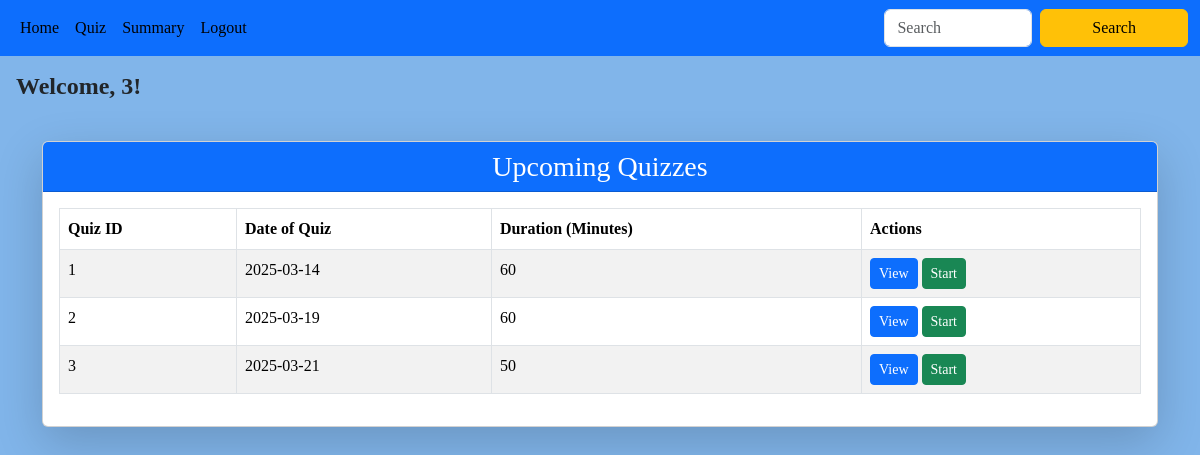
The page /user/3 on the database its author committed.
### backend/models.py (models this page shows)
class Quiz(db.Model):
    __tablename__ = "quiz"
    id = db.Column(db.Integer, primary_key=True)
    date_of_quiz = db.Column(db.Date, nullable=False)
    time_duration_minutes = db.Column(db.Integer, nullable=False)
    chapter_id = db.Column(db.Integer, db.ForeignKey("chapter.id"), nullable=False, index=True)
    remark = db.Column(db.String(), nullable=True ,default="No remark")
    questions = db.relationship("Question", cascade="all,delete", backref="quiz", lazy=True)
    scores = db.relationship("Score", cascade="all,delete", backref="quiz", lazy=True)

### backend/controller.py (the view)
@app.route("/user/<id>")
def user_dashboard(id):
    quizzes=get_quiz()
    return render_template("user.html",id=id,quizzes=quizzes)

### backend/controller.py (called while the page is built)
def get_quiz():
    quizzes=Quiz.query.all()
    return quizzes

### templates/user.html
{% extends "user_layout.html" %}
{% block content %}
    <h4 class="p-3" style="font-family: 'Times New Roman', Times, serif; font-weight: bold;">
        Welcome, {{ id }}!
    </h4>
   <div class="container mt-4">
    {% if quizzes %}
        <div class="card shadow-lg">
            <div class="card-header text-center bg-primary text-white">
                <h3 class="card-title mb-0">Upcoming Quizzes</h3>
            </div>
            <div class="card-body">
                <div class="table-responsive">
                    <table class="table table-bordered table-striped">
                        <thead class="thead-dark">
                            <tr>
                                <th>Quiz ID</th>
                                <th>Date of Quiz</th>
                                <th>Duration (Minutes)</th>
                                <th>Actions</th>
                            </tr>
                        </thead>
                        <tbody>
                            {% for quiz in quizzes %}
                            <tr>
                                <td>{{ quiz.id }}</td>
                                <td>{{ quiz.date_of_quiz }}</td>
                                <td>{{ quiz.time_duration_minutes }}</td>
                                <td>
                                    <a href="/view_quiz/{{quiz.chapter_id}}/{{id}}" class="btn btn-sm btn-primary">View</a>
                                    <a href="/start_quiz/{{quiz.id}}/{{id}}" class="btn btn-sm btn-success">Start</a>
                                </td>
                            </tr>
                            {% endfor %}
                        </tbody>
                    </table>
            </div>
        </div>
    {% else %}
        <div class="alert alert-info text-center mt-4">
            <h5>No upcoming quizzes available.</h5>
        </div>
    {% endif %}
   </div>
{% endblock %}

### static/main.css (style rules this page uses)
body { margin: 0; padding: 0; font-family:Georgia, 'Times New Roman', Times, serif; background-color: #81b5ea; }
.table th, .table td { white-space: nowrap; }

### rows shown on the page
Quiz: id "1", date_of_quiz "2025-03-14", time_duration_minutes "60"
Quiz: id "2", date_of_quiz "2025-03-19", time_duration_minutes "60"
Quiz: id "3", date_of_quiz "2025-03-21", time_duration_minutes "50"

### other values the page prints
{{ id }} "3"
